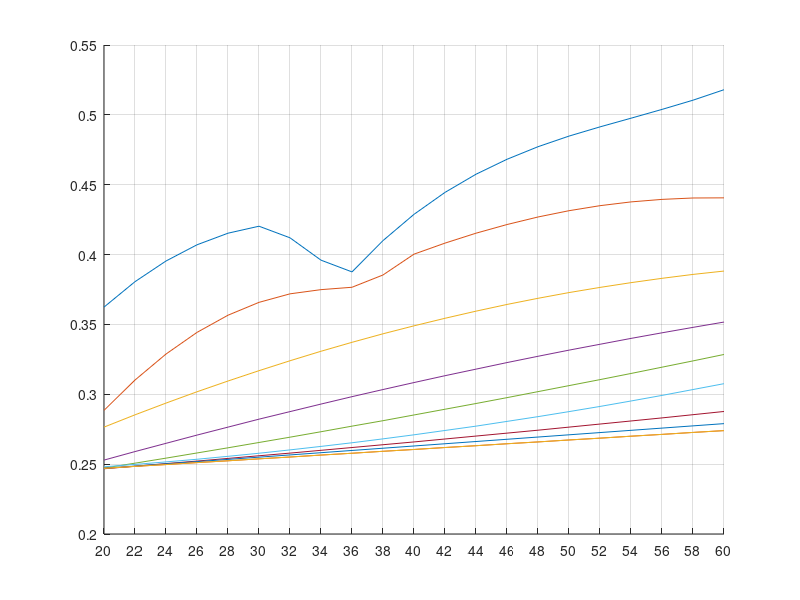

Write MATLAB code to recreate this figure.
%dragplot smooth
% x = [13.7 21.6 29.9 38.4 46.9 55.2 63.1 71.9 80.2 88.1];
 y = (20:2:60);
CD(1,1) = 0.3624; CD(1,2) = 0.2885; CD(1,3) = 0.2765; CD(1,4) = 0.2529; CD(1,5)  = 0.2472;
CD(1,6) = 0.2481; CD(1,7) = 0.2467; CD(1,8) = 0.2470; CD(1,9) = 0.2470; CD(1,10) = 0.247;
CD(2,1) = 0.3806; CD(2,2) = 0.3102; CD(2,3) = 0.2853; CD(2,4) = 0.2590; CD(2,5)  = 0.2507;
CD(2,6) = 0.2498; CD(2,7) = 0.2485; CD(2,8) = 0.2486; CD(2,9) = 0.2484; CD(2,10) = 0.2484;
CD(3,1) = 0.3954; CD(3,2) = 0.3288; CD(3,3) = 0.2937; CD(3,4) = 0.2649; CD(3,5)  = 0.2543;
CD(3,6) = 0.2516; CD(3,7) = 0.2504; CD(3,8) = 0.2502; CD(3,9) = 0.2497; CD(3,10) = 0.2497;
CD(4,1) = 0.4070; CD(4,2) = 0.3443; CD(4,3) = 0.3018; CD(4,4) = 0.2708; CD(4,5)  = 0.2580;
CD(4,6) = 0.2535; CD(4,7) = 0.2522; CD(4,8) = 0.2518; CD(4,9) = 0.2511; CD(4,10) = 0.2511;
CD(5,1) = 0.4153; CD(5,2) = 0.3566; CD(5,3) = 0.3095; CD(5,4) = 0.2765; CD(5,5)  = 0.2617;
CD(5,6) = 0.2556; CD(5,7) = 0.2541; CD(5,8) = 0.2534; CD(5,9) = 0.2524; CD(5,10) = 0.2524;
CD(6,1) = 0.4203; CD(6,2) = 0.3658; CD(6,3) = 0.3169; CD(6,4) = 0.2822; CD(6,5)  = 0.2655;
CD(6,6) = 0.2578; CD(6,7) = 0.2560; CD(6,8) = 0.2550; CD(6,9) = 0.2538; CD(6,10) = 0.2538;
CD(7,1) = 0.4120; CD(7,2) = 0.3719; CD(7,3) = 0.3240; CD(7,4) = 0.2876; CD(7,5)  = 0.2693;
CD(7,6) = 0.2602; CD(7,7) = 0.2579; CD(7,8) = 0.2566; CD(7,9) = 0.2551; CD(7,10) = 0.2551;
CD(8,1) = 0.3960; CD(8,2) = 0.3749; CD(8,3) = 0.3308; CD(8,4) = 0.2930; CD(8,5)  = 0.2732;
CD(8,6) = 0.2627; CD(8,7) = 0.2599; CD(8,8) = 0.2582; CD(8,9) = 0.2565; CD(8,10) = 0.2565;
CD(9,1) = 0.3876; CD(9,2) = 0.3766; CD(9,3) = 0.3372; CD(9,4) = 0.2983; CD(9,5)  = 0.2772;
CD(9,6) = 0.2653; CD(9,7) = 0.2619; CD(9,8) = 0.2598; CD(9,9) = 0.2578; CD(9,10) = 0.2578;
CD(10,1) = 0.4100; CD(10,2) = 0.3854; CD(10,3) = 0.3433; CD(10,4) = 0.3034; CD(10,5)  = 0.2811;
CD(10,6) = 0.2681; CD(10,7) = 0.2639; CD(10,8) = 0.2614; CD(10,9) = 0.2592; CD(10,10) = 0.2592;
CD(11,1) = 0.4288; CD(11,2) = 0.4003; CD(11,3) = 0.3490; CD(11,4) = 0.3084; CD(11,5)  = 0.2852;
CD(11,6) = 0.2710; CD(11,7) = 0.2659; CD(11,8) = 0.2630; CD(11,9) = 0.2605; CD(11,10) = 0.2605;
CD(12,1) = 0.4445; CD(12,2) = 0.4082; CD(12,3) = 0.3544; CD(12,4) = 0.3133; CD(12,5)  = 0.2893;
CD(12,6) = 0.2741; CD(12,7) = 0.2680; CD(12,8) = 0.2646; CD(12,9) = 0.2619; CD(12,10) = 0.2619;
CD(13,1) = 0.4575; CD(13,2) = 0.4153; CD(13,3) = 0.3595; CD(13,4) = 0.3180; CD(13,5)  = 0.2934;
CD(13,6) = 0.2772; CD(13,7) = 0.2701; CD(13,8) = 0.2662; CD(13,9) = 0.2632; CD(13,10) = 0.2632;
CD(14,1) = 0.4682; CD(14,2) = 0.4215; CD(14,3) = 0.3643; CD(14,4) = 0.3227; CD(14,5)  = 0.2976;
CD(14,6) = 0.2806; CD(14,7) = 0.2722; CD(14,8) = 0.2678; CD(14,9) = 0.2646; CD(14,10) = 0.2646;
CD(15,1) = 0.4772; CD(15,2) = 0.4269; CD(15,3) = 0.3687; CD(15,4) = 0.3272; CD(15,5)  = 0.3019;
CD(15,6) = 0.2840; CD(15,7) = 0.2743; CD(15,8) = 0.2694; CD(15,9) = 0.2659; CD(15,10) = 0.2659;
CD(16,1) = 0.4848; CD(16,2) = 0.4314; CD(16,3) = 0.3728; CD(16,4) = 0.3316; CD(16,5)  = 0.3062;
CD(16,6) = 0.2876; CD(16,7) = 0.2765; CD(16,8) = 0.2710; CD(16,9) = 0.2673; CD(16,10) = 0.2673;
CD(17,1) = 0.4914; CD(17,2) = 0.4350; CD(17,3) = 0.3765; CD(17,4) = 0.3358; CD(17,5)  = 0.3105;
CD(17,6) = 0.2913; CD(17,7) = 0.2787; CD(17,8) = 0.2726; CD(17,9) = 0.2686; CD(17,10) = 0.2686;
CD(18,1) = 0.4976; CD(18,2) = 0.4377; CD(18,3) = 0.3799; CD(18,4) = 0.340;  CD(18,5)  = 0.3149;
CD(18,6) = 0.2952; CD(18,7) = 0.2809; CD(18,8) = 0.2742; CD(18,9) = 0.2700; CD(18,10) = 0.2700;
CD(19,1) = 0.5039; CD(19,2) = 0.4395; CD(19,3) = 0.3830; CD(19,4) = 0.3440; CD(19,5)  = 0.3194;
CD(19,6) = 0.2992; CD(19,7) = 0.2831; CD(19,8) = 0.2758; CD(19,9) = 0.2713; CD(19,10) = 0.2713;
CD(20,1) = 0.5105; CD(20,2) = 0.4405; CD(20,3) = 0.3858; CD(20,4) = 0.3479; CD(20,5)  = 0.3239;
CD(20,6) = 0.3034; CD(20,7) = 0.2854; CD(20,8) = 0.2774; CD(20,9) = 0.2727; CD(20,10) = 0.2727;
CD(21,1) = 0.5180; CD(21,2) = 0.4406; CD(21,3) = 0.3882; CD(21,4) = 0.3517; CD(21,5)  = 0.3285;
CD(21,6) = 0.3076; CD(21,7) = 0.2877; CD(21,8) = 0.2790; CD(21,9) = 0.2740; CD(21,10) = 0.2740;
hold on
for k = 1: 10
    plot(y,CD(:,k));
end
hold off
set(gca,'XTick',20:2:60);
grid on;





